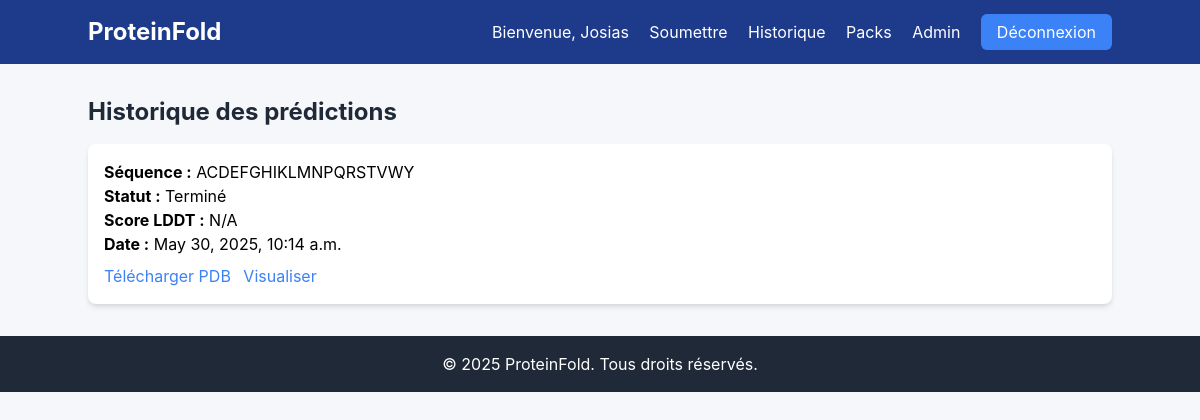
Page /history/ (signed in) on the committed database.
### prediction/models.py (models this page shows, shortened)
class ProteinPrediction(models.Model):
    id = models.AutoField(primary_key=True)
    sequence = models.TextField()
    pdb_file = models.FileField(upload_to='predictions/', null=True, blank=True)
    created_at = models.DateTimeField(auto_now_add=True)
    user = models.ForeignKey(User, on_delete=models.CASCADE, related_name='predictions')
    status = models.CharField(max_length=10, choices=[('PENDING', 'En cours'), ('COMPLETED', 'Terminé'), ('FAILED', 'Échoué')], default='PENDING')

### prediction/views.py (the view)
# urls.py: path('history/', views.prediction_history, name='history'),
@login_required
def prediction_history(request):
    predictions = ProteinPrediction.objects.filter(user=request.user).order_by('-created_at')
    return render(request, 'prediction/history.html', {'predictions': predictions})

### prediction/templates/prediction/history.html (shortened to what this page needs)
{% extends 'prediction/base.html' %}
{% block content %}
    <h2 class="text-2xl font-bold text-gray-800 mb-4">Historique des prédictions</h2>
    {% if predictions %}
        <div class="grid grid-cols-1 gap-4">
            {% for prediction in predictions %}
                <div class="bg-white p-4 rounded-lg shadow-md">
                    <p><strong>Séquence :</strong> {{ prediction.sequence|truncatechars:50 }}</p>
                    <p><strong>Statut :</strong> {{ prediction.get_status_display }}</p>
                    <p><strong>Score LDDT :</strong> {{ prediction.lddt_score|default:"N/A" }}</p>
                    <p><strong>Date :</strong> {{ prediction.created_at }}</p>
                    <div class="mt-2">
                        {% if prediction.pdb_file %}
                            <a href="{{ prediction.pdb_file.url }}" class="text-blue-500 mr-2">Télécharger PDB</a>
                        {% endif %}
                        <a href="{% url 'prediction:visualize' prediction.id %}" class="text-blue-500">Visualiser</a>
                    </div>
                </div>
            {% endfor %}
        </div>
    {% else %}
        <p class="text-gray-600">Aucune prédiction disponible.</p>
    {% endif %}
{% endblock %}

### prediction/templates/prediction/base.html (shortened to what this page needs)
<!DOCTYPE html>
<html lang="fr">
<head>
    <link href="https://cdn.jsdelivr.net/npm/tailwindcss@2.2.19/dist/tailwind.min.css" rel="stylesheet">
</head>
<body>
    <nav class="navbar p-4 text-white">
        <div class="container mx-auto flex justify-between items-center">
            <a href="{% url 'prediction:home' %}" class="text-2xl font-bold">ProteinFold</a>
            <div>
                {% if user.is_authenticated %}
                    <span class="mr-4">Bienvenue, {{ user.username }}</span>
                    <a href="{% url 'prediction:submit' %}" class="mr-4">Soumettre</a>
                    <a href="{% url 'prediction:history' %}" class="mr-4">Historique</a>
                    <a href="{% url 'prediction:packs' %}" class="mr-4">Packs</a>
                    {% if user.is_staff %}
                        <a href="{% url 'prediction:admin_manage' %}" class="mr-4">Admin</a>
                    {% endif %}
                    <a href="{% url 'prediction:logout' %}" class="btn-primary">Déconnexion</a>
                {% else %}
                    <a href="{% url 'prediction:login' %}" class="mr-4">Connexion</a>
                    <a href="{% url 'prediction:register' %}" class="btn-primary">Inscription</a>
                {% endif %}
            </div>
        </div>
    </nav>
    <main class="container mx-auto mt-8">
        {% block content %}
        {% endblock %}
    </main>
    <footer class="bg-gray-800 text-white p-4 mt-8">
        <div class="container mx-auto text-center">
            <p>© 2025 ProteinFold. Tous droits réservés.</p>
        </div>
    </footer>
</body>
</html>

### prediction/templates/prediction/base.html (style rules this page uses)
body { font-family: 'Inter', sans-serif; background-color: #f5f7fa; }
.navbar { background-color: #1e3a8a; }
.btn-primary { background-color: #3b82f6; color: white; padding: 0.5rem 1rem; border-radius: 0.375rem; }

### rows in the picture
ProteinPrediction: sequence "ACDEFGHIKLMNPQRSTVWY", status "Terminé", lddt_score "N/A", created_at "May 30, 2025, 10:14 a.m."

### other values in the picture
{{ user.username }} "Josias"
